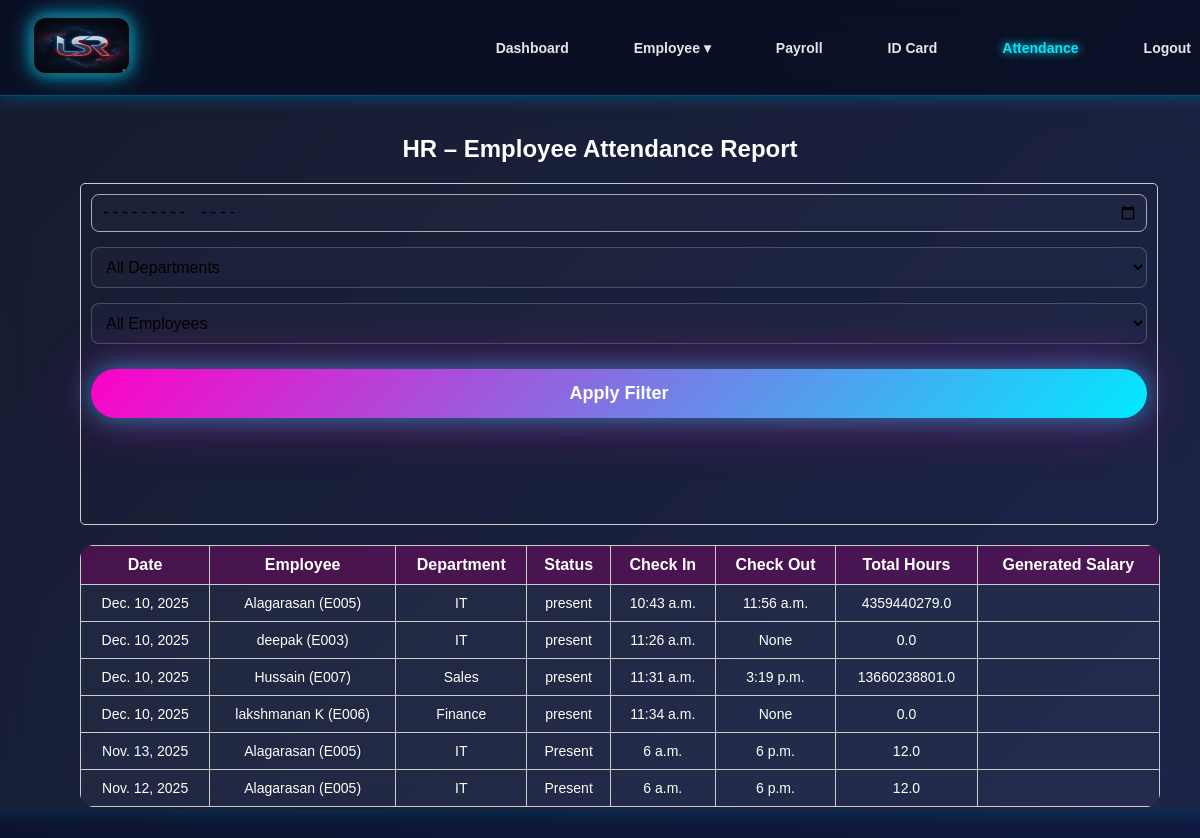
The app's page /hr/attendance-panel/, older data.
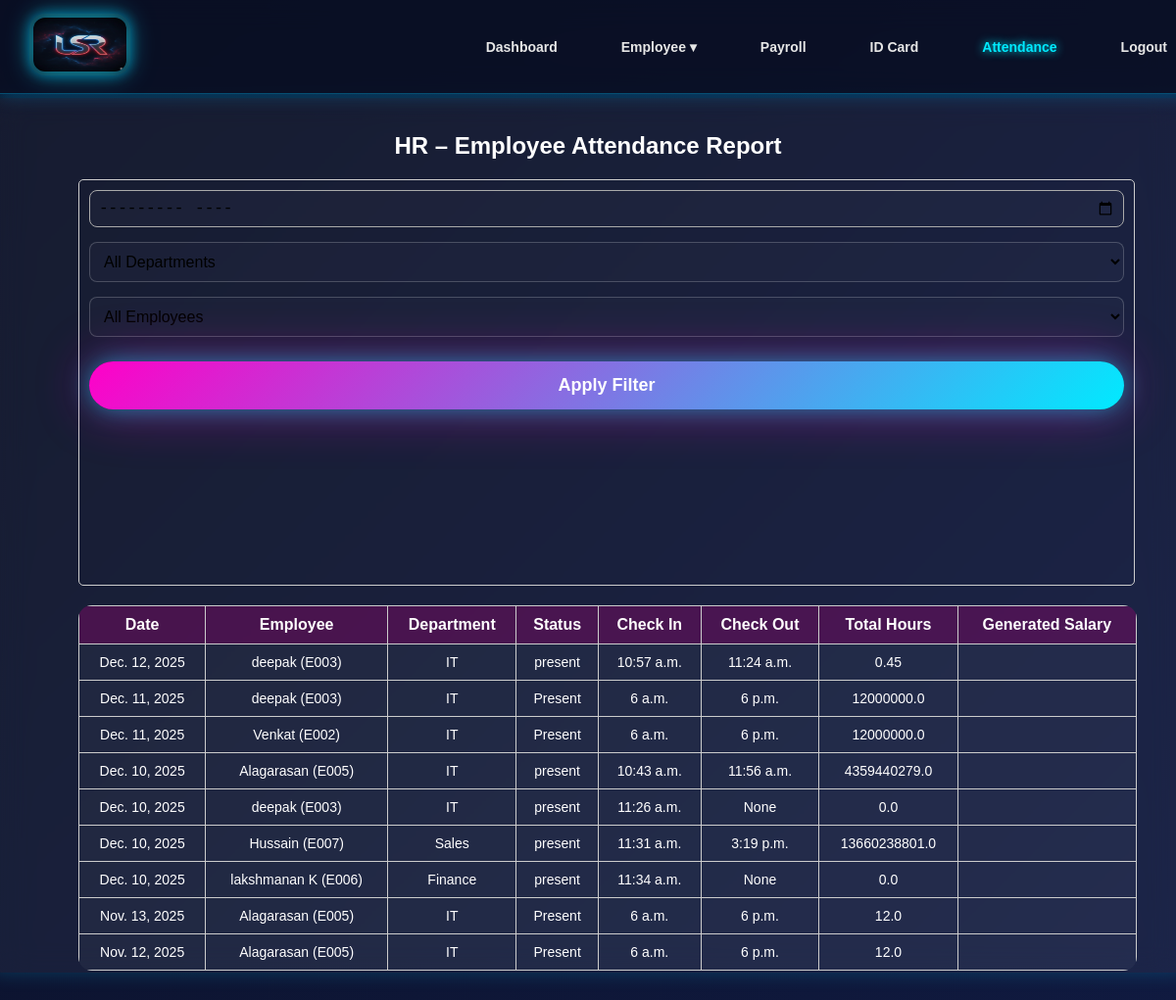
The same page, newer data.
### app/models.py (models this page shows, shortened)
class Emp_Attendance(models.Model):
    employee=models.ForeignKey(Employees,on_delete=models.CASCADE)
    date=models.DateField()
    status=models.CharField(choices=[ ('Present','Present'),('Absent','Absent'),('Leave','Leave'),],null=True,blank=True)
    check_in=models.TimeField(null=True,blank=True)
    check_out=models.TimeField(null=True,blank=True)
    total_hours=models.FloatField(default=0)

class Employees(models.Model):
    user = models.OneToOneField(CustomUser, on_delete=models.CASCADE, null=True, blank=True)
    name = models.CharField(max_length=20)
    emp_id = models.CharField(max_length=20, unique=True, blank=True)
    Gender = models.CharField(choices=[('Male','Male'),('Female','Female'),('other','other')])
    phone = models.IntegerField()
    depertment = models.CharField(choices=[('HR','HR'),('IT','IT'),('Finance','Finance'),('Marketing','Marketing'),('Sales','Sales')])
    designation = models.CharField(max_length=50)
    salary = models.IntegerField()
    photo = models.ImageField(upload_to='image', blank=True, null=True)

### app/views.py (the view)
# urls.py: path("hr/attendance-panel/", hr_attendance_panel, name="hr_attendance_panel"),
def hr_attendance_panel(request):
    employees = Employees.objects.all()
    month = request.GET.get("month")
    department = request.GET.get("department")
    emp_id = request.GET.get("employee")
    attendance = Emp_Attendance.objects.all().order_by("-date")
    if month:
        year, mon = month.split("-")
        attendance = attendance.filter(date__year=year, date__month=mon)
    if department:
        attendance = attendance.filter(employee__depertment=department)
    if emp_id:
        attendance = attendance.filter(employee__id=emp_id)
    context = {
        "attendance": attendance,
        "employees": employees,
        "selected_month": month,
        "selected_department": department,
        "selected_employee": emp_id,
    }
    return render(request, "hr_attendance_panel.html", context)

### app/templates/hr_attendance_panel.html (shortened to what this page needs)
<!DOCTYPE html>
{% load static %}
<html>
<head>
<link rel="stylesheet" href="{% static 'css/style.css' %}">
</head>
<body>
{% include "hr_navbar.html" %}
<div class="container">
    <h2>HR – Employee Attendance Report</h2>
    <div class="filter-box">
        <form method="get">
            <input type="month" name="month" value="{{ selected_month }}">
            <select name="department">
                <option value="">All Departments</option>
            </select>
            <select name="employee">
                <option value="">All Employees</option>
            </select>
            <button type="submit">Apply Filter</button>
        </form>
    </div>
    <table>
        <tr>
            <th>Date</th>
            <th>Employee</th>
            <th>Department</th>
            <th>Status</th>
            <th>Check In</th>
            <th>Check Out</th>
            <th>Total Hours</th>
            <th>Generated Salary</th>
        </tr>
        {% for att in attendance %}
        <tr>
            <td>{{ att.date }}</td>
            <td>{{ att.employee.name }} ({{ att.employee.emp_id }})</td>
            <td>{{ att.employee.depertment }}</td>
            <td>{{ att.status }}</td>
            <td>{{ att.check_in }}</td>
            <td>{{ att.check_out }}</td>
            <td>{{ att.total_hours }}</td>
            <td></td>
        </tr>
        {% empty %}
        <tr>
            <td colspan="8">No attendance found for selected filters</td>
        </tr>
        {% endfor %}
    </table>
</div>
</body>
</html>

Row changes from the older to the newer data that the page shows:
added Emp_Attendance: date "Dec. 12, 2025", employee.name "deepak", employee.emp_id "E003", employee.depertment "IT", status "present", check_in "10:57 a.m.", check_out "11:24 a.m.", total_hours "0.45"
added Emp_Attendance: date "Dec. 11, 2025", employee.name "deepak", employee.emp_id "E003", employee.depertment "IT", status "Present", check_in "6 a.m.", check_out "6 p.m.", total_hours "12000000.0"
added Emp_Attendance: date "Dec. 11, 2025", employee.name "Venkat", employee.emp_id "E002", employee.depertment "IT", status "Present", check_in "6 a.m.", check_out "6 p.m.", total_hours "12000000.0"
